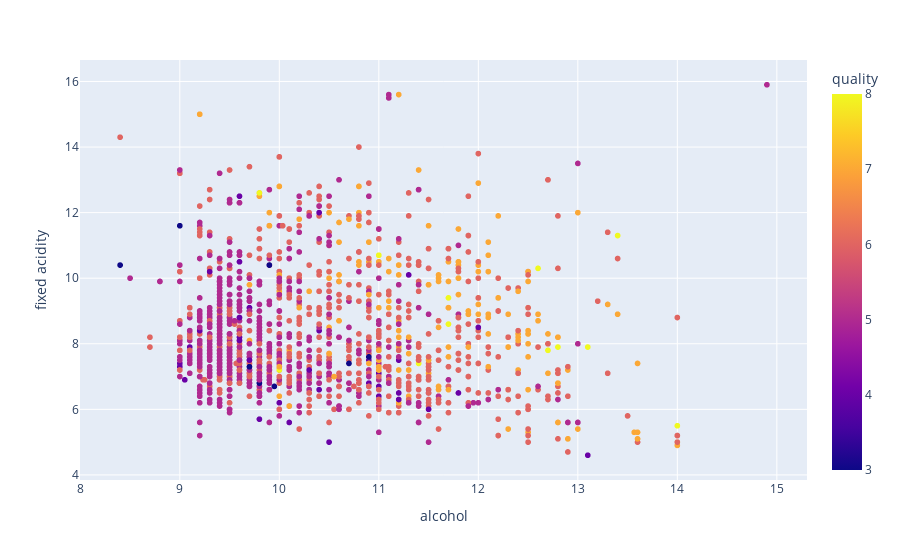

Notebook cell for this chart:
### Code cell
px.scatter(df , x = 'alcohol', y = 'fixed acidity',color = 'quality')

### Figure 1 — Plotly figure (JSON) as saved in the notebook; plotly's stock layout.template omitted (floating-point values rounded to 4 significant figures; data arrays with more than 128 entries replaced by an {"elided": "..."} marker saying what was removed)
{"data": [{"hovertemplate": "alcohol=%{x}<br>fixed acidity=%{y}<br>quality=%{marker.color}<extra></extra>", "legendgroup": "", "marker": {"color": {"elided": "1599 int values"}, "coloraxis": "coloraxis", "symbol": "circle"}, "mode": "markers", "name": "", "showlegend": false, "type": "scattergl", "x": {"elided": "1599 float values"}, "xaxis": "x", "y": {"elided": "1599 float values"}, "yaxis": "y"}], "layout": {"coloraxis": {"colorbar": {"title": {"text": "quality"}}, "colorscale": [[0.0, "#0d0887"], [0.1111, "#46039f"], [0.2222, "#7201a8"], [0.3333, "#9c179e"], [0.4444, "#bd3786"], [0.5556, "#d8576b"], [0.6667, "#ed7953"], [0.7778, "#fb9f3a"], [0.8889, "#fdca26"], [1.0, "#f0f921"]]}, "legend": {"tracegroupgap": 0}, "margin": {"t": 60}, "xaxis": {"anchor": "y", "domain": [0.0, 1.0], "title": {"text": "alcohol"}}, "yaxis": {"anchor": "x", "domain": [0.0, 1.0], "title": {"text": "fixed acidity"}}}}
